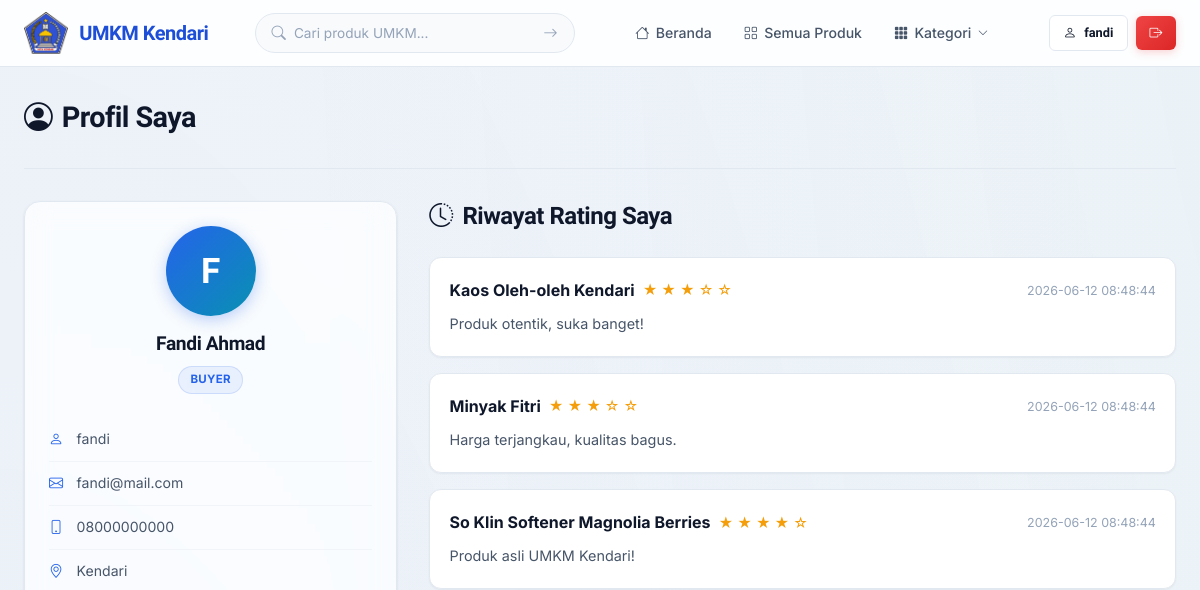
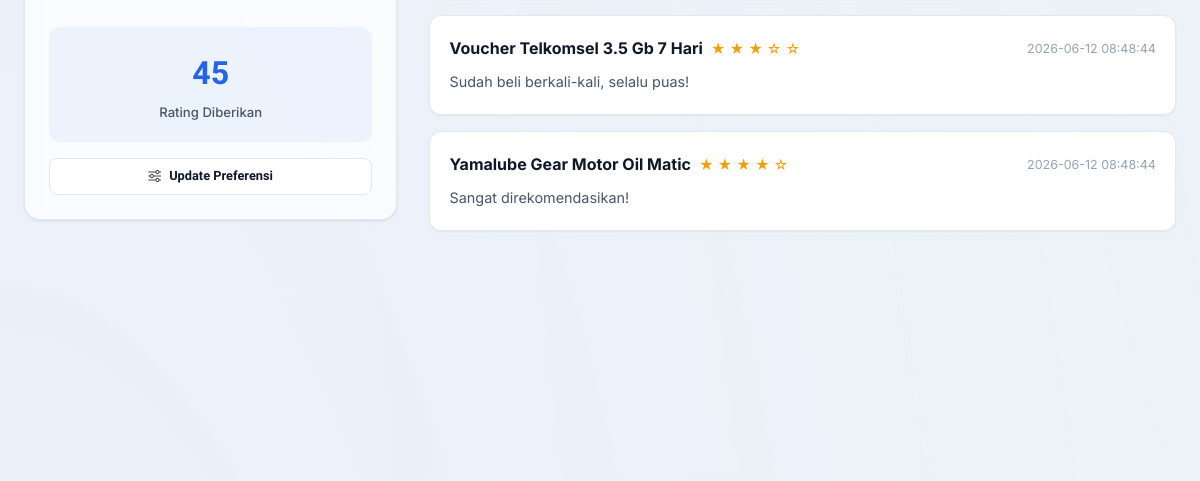
The app's page /profil (signed in, upper part), older data (2 pictures, top to bottom).
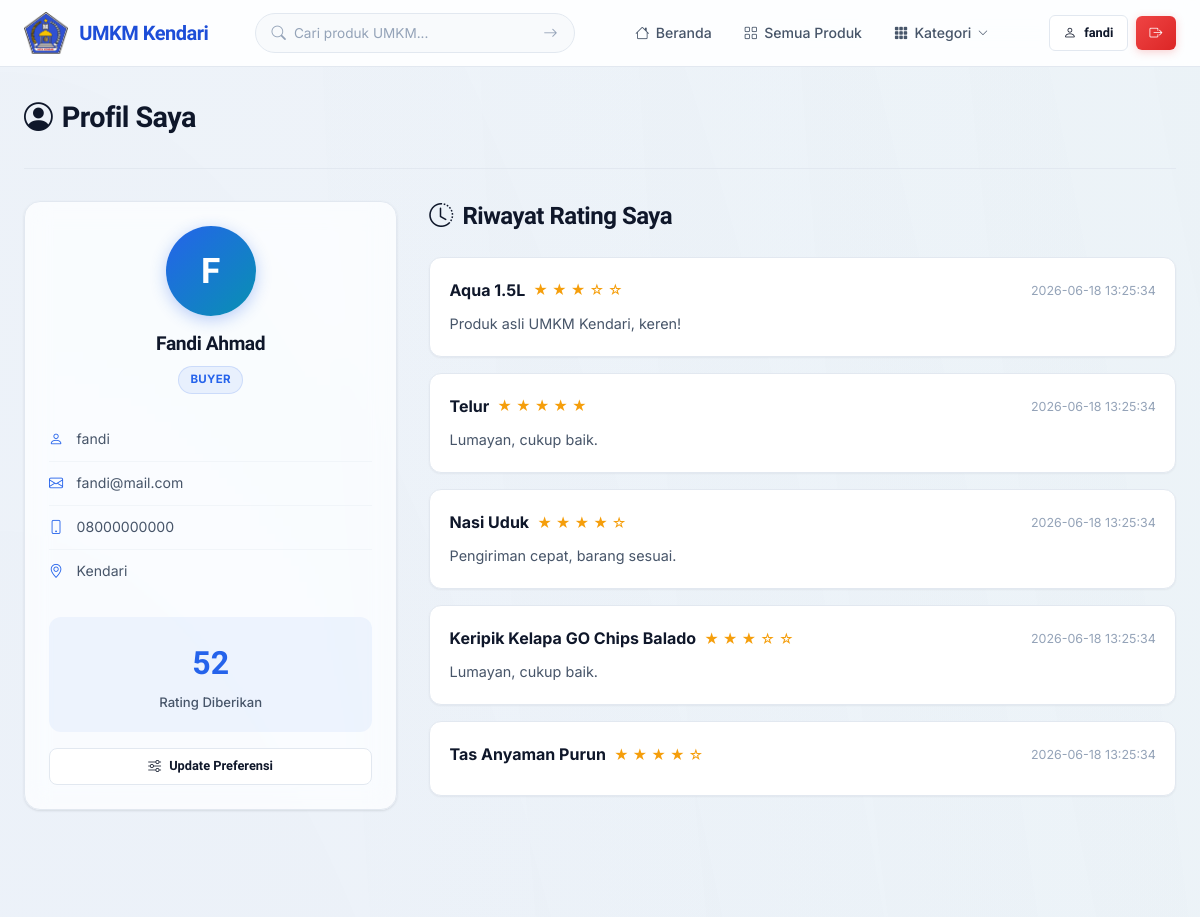
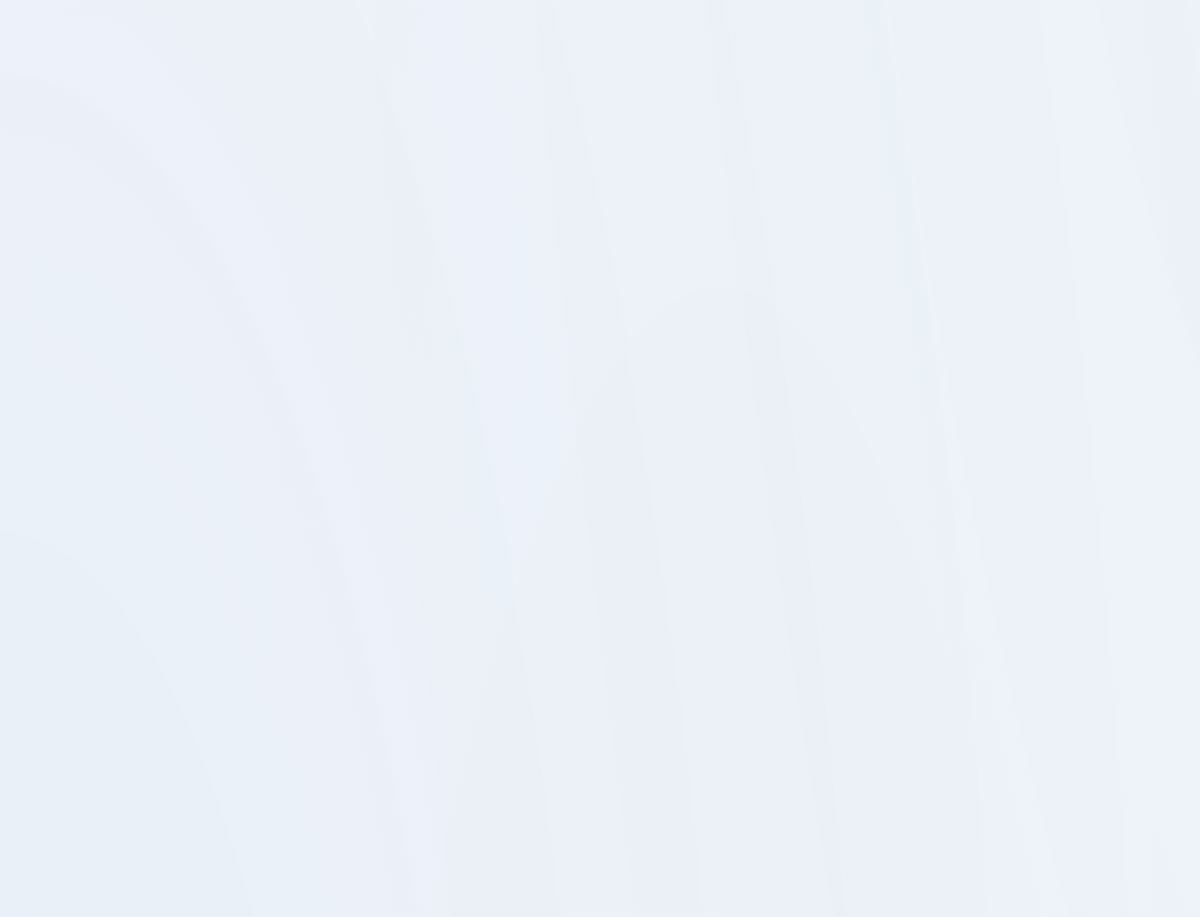
The same page, newer data (2 pictures, top to bottom).
### tables this page shows
CREATE TABLE ratings (
            id INTEGER PRIMARY KEY AUTOINCREMENT,
            user_id INTEGER NOT NULL,
            produk_id INTEGER NOT NULL,
            score INTEGER NOT NULL CHECK(score >= 1 AND score <= 5),
            review TEXT DEFAULT '',
            created_at TIMESTAMP DEFAULT CURRENT_TIMESTAMP,
            FOREIGN KEY (user_id) REFERENCES users(id) ON DELETE CASCADE,
            FOREIGN KEY (produk_id) REFERENCES produk(id) ON DELETE CASCADE,
            UNIQUE(user_id, produk_id)
        );

CREATE TABLE produk (
            id INTEGER PRIMARY KEY AUTOINCREMENT,
            nama TEXT NOT NULL,
            deskripsi TEXT DEFAULT '',
            harga REAL NOT NULL DEFAULT 0,
            stok INTEGER NOT NULL DEFAULT 0,
            gambar TEXT DEFAULT 'default.jpg',
            kategori_id INTEGER,
            seller_id INTEGER NOT NULL,
            created_at TIMESTAMP DEFAULT CURRENT_TIMESTAMP, tersedia INTEGER NOT NULL DEFAULT 1, kecamatan TEXT DEFAULT 'Kendari',
            FOREIGN KEY (kategori_id) REFERENCES kategori(id) ON DELETE SET NULL,
            FOREIGN KEY (seller_id) REFERENCES users(id) ON DELETE CASCADE
        );

### routes/main.py (the view)
@main_bp.route('/profil')
@login_required
def profil():
    user_ratings = Rating.get_by_user(current_user.id)
    rating_count = len(user_ratings)
    kategori_list = Kategori.get_all()
    return render_template('user/profil.html',
                           user_ratings=user_ratings,
                           rating_count=rating_count,
                           kategori_list=kategori_list)

### models/database.py (called while the page is built)
def get_db():
    from flask import g
    if 'db' not in g:
        g.db = sqlite3.connect(DATABASE)
        g.db.row_factory = sqlite3.Row
        g.db.execute("PRAGMA foreign_keys = ON")
    return g.db

### models/kategori.py (called while the page is built)
    @staticmethod
    def get_all():
        db = get_db()
        rows = db.execute('SELECT * FROM kategori ORDER BY nama').fetchall()
        return [Kategori(**dict(row)) for row in rows]

### models/rating.py (called while the page is built)
    @staticmethod
    def get_by_user(user_id):
        db = get_db()
        rows = db.execute('''
            SELECT r.*, p.nama as produk_nama
            FROM ratings r
            JOIN produk p ON r.produk_id = p.id
            WHERE r.user_id = ?
            ORDER BY r.created_at DESC
        ''', (user_id,)).fetchall()
        return [Rating(**dict(row)) for row in rows]

### models/user.py (called while the page is built)
    @staticmethod
    def get_by_id(user_id):
        db = get_db()
        row = db.execute('SELECT * FROM users WHERE id = ?', (user_id,)).fetchone()
        if row:
            return User(**dict(row))
        return None

### templates/user/profil.html (shortened to what the changed rows need)
{% extends "base.html" %}
{% block content %}
<div class="container">
    <div class="dashboard-header">
        <h1><i class="bi bi-person-circle"></i> Profil Saya</h1>
    </div>
    <div style="display: grid; grid-template-columns: 1fr 2fr; gap: 2rem; align-items: start;">
        <div class="glass-card" style="text-align: center;">
            <div style="margin-top: 1.5rem; background: var(--bg-highlight); border-radius: var(--radius-md); padding: 1.2rem; text-align: center;">
                <div style="font-size: 2rem; font-weight: 800; color: var(--primary); font-family: 'Plus Jakarta Sans', sans-serif;">{{ rating_count }}</div>
                <div style="font-size: 0.82rem; color: var(--text-secondary); font-weight: 500;">Rating Diberikan</div>
            </div>
        </div>
        <div>
            <div class="section-header">
                <h2><i class="bi bi-clock-history"></i> Riwayat Rating Saya</h2>
            </div>
            {% if user_ratings %}
                {% for rating in user_ratings %}
                <div class="review-card">
                    <div class="review-header">
                        <div style="display: flex; align-items: center; gap: 0.5rem;">
                            <a href="{{ url_for('main.detail_produk', produk_id=rating.produk_id) }}" style="font-weight: 700; color: var(--text-primary);">
                                {{ rating.produk_nama }}
                            </a>
                            <span class="stars" style="color: var(--accent); font-size: 0.88rem;">
                                {% for i in range(5) %}
                                    {% if i < rating.score %}★{% else %}☆{% endif %}
                                {% endfor %}
                            </span>
                        </div>
                        <span class="review-date">{{ rating.created_at }}</span>
                    </div>
                    {% if rating.review %}
                    <p class="review-text">{{ rating.review }}</p>
                    {% endif %}
                </div>
                {% endfor %}
            {% else %}
                <div class="empty-state">
                    <i class="bi bi-star"></i>
                    <p>Anda belum memberikan rating apapun</p>
                    <a href="{{ url_for('main.index') }}" class="btn btn-primary mt-2" style="border-radius: var(--radius-full);">Jelajahi Produk</a>
                </div>
            {% endif %}
        </div>
    </div>
</div>
{% endblock %}

Row changes from the older to the newer data that the page shows:
no longer on this page (row unchanged): ratings: produk_nama "Kaos Oleh-oleh Kendari", score 3 (drawn), created_at "2026-06-12 08:48:44", review "Produk otentik, suka banget!"
no longer on this page (row unchanged): ratings: produk_nama "Minyak Fitri", score 3 (drawn), created_at "2026-06-12 08:48:44", review "Harga terjangkau, kualitas bagus."
no longer on this page (row unchanged): ratings: produk_nama "So Klin Softener Magnolia Berries", score 4 (drawn), created_at "2026-06-12 08:48:44", review "Produk asli UMKM Kendari!"
no longer on this page (row unchanged): ratings: produk_nama "Voucher Telkomsel 3.5 Gb 7 Hari", score 3 (drawn), created_at "2026-06-12 08:48:44", review "Sudah beli berkali-kali, selalu puas!"
no longer on this page (row unchanged): ratings: produk_nama "Yamalube Gear Motor Oil Matic", score 4 (drawn), created_at "2026-06-12 08:48:44", review "Sangat direkomendasikan!"
added ratings: produk_nama "Aqua 1.5L", score 3 (drawn), created_at "2026-06-18 13:25:34", review "Produk asli UMKM Kendari, keren!"
added ratings: produk_nama "Telur", score 5 (drawn), created_at "2026-06-18 13:25:34", review "Lumayan, cukup baik."
added ratings: produk_nama "Nasi Uduk", score 4 (drawn), created_at "2026-06-18 13:25:34", review "Pengiriman cepat, barang sesuai."
added ratings: produk_nama "Keripik Kelapa GO Chips Balado", score 3 (drawn), created_at "2026-06-18 13:25:34", review "Lumayan, cukup baik."
added ratings: produk_nama "Tas Anyaman Purun", score 4 (drawn), created_at "2026-06-18 13:25:34"
Text that changed along with them:
{{ rating_count }}: "45" → "52"
